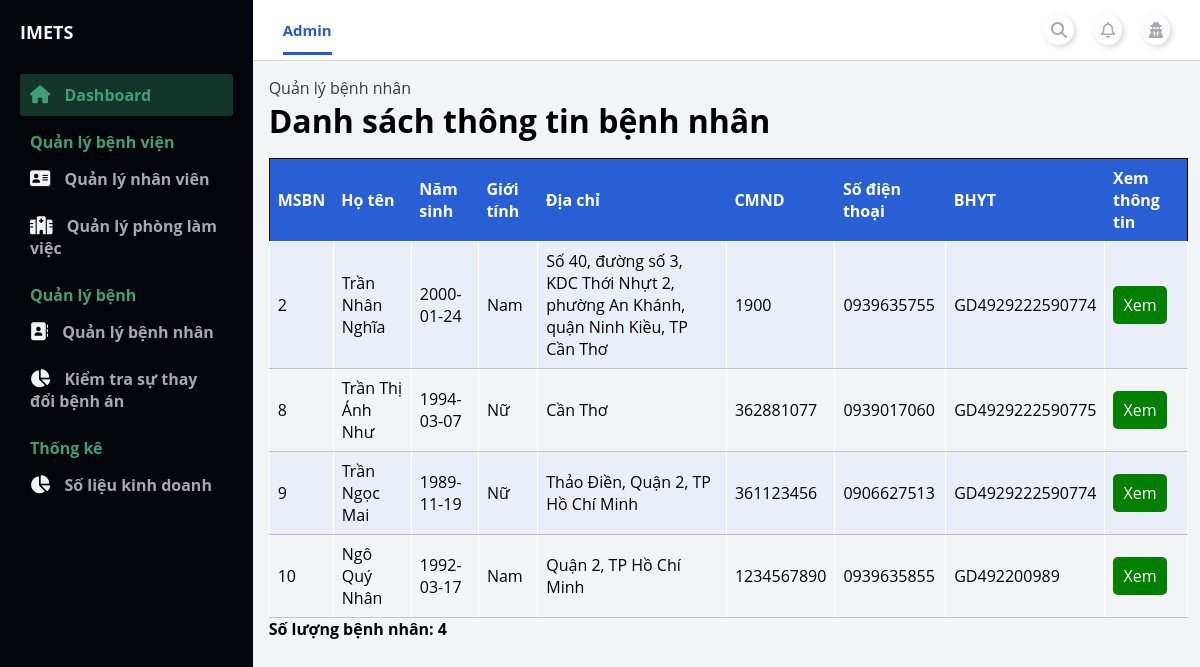
The app's page /admin/index.php?page_layout=list_patientManagement (signed in) with its own data.
### tables this page shows
CREATE TABLE `patient` (
  `ID_Patient` int(11) NOT NULL,
  `Name` varchar(100) NOT NULL,
  `DOB` date NOT NULL,
  `Sex` varchar(10) NOT NULL,
  `Address` varchar(200) DEFAULT NULL,
  `CMND` varchar(15) DEFAULT NULL,
  `PhoneNumber` varchar(25) NOT NULL,
  `ID_BHYT` varchar(20) DEFAULT NULL,
  `VoteRate` double NOT NULL,
  `UserName` varchar(100) NOT NULL,
  `Password` varchar(100) NOT NULL
);

### admin/modules_admin/patient_management/list_patientManagement.php (the view, shortened to what this page needs)
<main>
    <div class="container-table">
        <div class="link-nav-pages">
            <a href="">Quản lý bệnh nhân</a>
        </div>
        <div class="table-header">
            <h1>Danh sách thông tin bệnh nhân</h1>
        </div>
        <div class="table-body">
            <table class="table">
                <thead class="thead-dark">
                    <tr>
                        <th>MSBN</th>
                        <th>Họ tên</th>
                        <th>Năm sinh</th>
                        <th>Giới tính</th>
                        <th>Địa chỉ</th>
                        <th>CMND</th>
                        <th>Số điện thoại</th>
                        <th>BHYT</th>
                        <th>Xem thông tin</th>
                    </tr>
                </thead>
                <tbody>
                    <tr>
                        <?php
                            include './../config.php';
                            $sql = "SELECT * FROM patient";
                            $count_patient=0;
                            $query = mysqli_query($conn, $sql);
                            while($rows = mysqli_fetch_array($query)){ ?>
                            <tr>
                                <td><?php echo $rows["ID_Patient"] ?></td>
                                <td><?php echo $rows["Name"] ?></td>
                                <td><?php echo $rows["DOB"] ?></td>
                                <td><?php echo $rows["Sex"] ?></td>
                                <td><?php echo $rows["Address"] ?></td>
                                <td><?php echo $rows["CMND"] ?></td>
                                <td><?php echo $rows["PhoneNumber"] ?></td>
                                <td><?php echo $rows["ID_BHYT"] ?></td>
                                <?php $count_patient++ ?>
                                <td>
                                    <a href="./index.php?page_layout=patient_management&ID_Patient=<?php echo $rows["ID_Patient"] ?>" style="background-color: green;color: white;padding: 8px 10px;text-align: center;text-decoration: none;display: inline-block;border-radius: 5px;">
                                        Xem
                                    </a>
                                </td>
                            </tr>
                        <?php } ?>
                    </tr>
            </table>
            <p><b><?php echo 'Số lượng bệnh nhân: '. $count_patient ?></b></p>
        </div>
    </div>
</main>

### admin/modules_admin/style/index_admin.css (style rules this page uses)
:root { --white: #ffffff; --lightblue:#E9EEF9; --blue:#295FD5; --blacktext:#3B3B3B; --red: #E85253; --box-shadow:.5rem .5rem 0 rgba(22, 86, 160, 0.2); --text-shadow:.4rem .4rem 0 rgba(0, 0, 0, .2); --border:.2rem solid var(--blue); }
* { margin: 0; padding: 0; }
body { box-sizing: border-box; font-family: 'Open Sans', sans-serif; }

### admin/modules_admin/style/content_admin.css (style rules this page uses)
main { background: #f3f4f6; grid-area: main; overflow-y: auto; }

### admin/modules_admin/style/staff_management.css (style rules this page uses)
.container-table { width: 97%; margin: 1rem 1rem 0 1rem; }
.table { border-collapse: collapse; width: 100%; margin-top: 1rem; border: 1px solid rgb(0, 0, 0); }
.thead-dark { background-color: var(--blue); color: var(--white); }
th, td { text-align: left; padding: 0.5rem; }
tr:nth-child(even) { background-color: var(--lightblue); }

### admin/modules_admin/style/detail_staffManagement.css (style rules this page uses)
.link-nav-pages a { text-decoration: none; color: var(--blacktext); }

### admin/modules_admin/style/patient_management.css (style rules this page uses)
.personalInfoTable th, td { padding: 8px; text-align: left; border-bottom: 1px solid #c5c5c5; border-top: 1px solid #ffffff; border-right: 1px solid #ffffff; border-left: 1px solid #ffffff; }

### records on screen
patient: ID_Patient "2", Name "Trần Nhân Nghĩa", DOB "2000-01-24", Sex "Nam", Address "Số 40, đường số 3, KDC Thới Nhựt 2, phường An Khánh, quận Ninh Kiều, TP Cần Thơ", CMND "1900", PhoneNumber "0939635755", ID_BHYT "GD4929222590774"
patient: ID_Patient "8", Name "Trần Thị Ánh Như", DOB "1994-03-07", Sex "Nữ", Address "Cần Thơ", CMND "362881077", PhoneNumber "0939017060", ID_BHYT "GD4929222590775"
patient: ID_Patient "9", Name "Trần Ngọc Mai", DOB "1989-11-19", Sex "Nữ", Address "Thảo Điền, Quận 2, TP Hồ Chí Minh", CMND "361123456", PhoneNumber "0906627513", ID_BHYT "GD4929222590774"
patient: ID_Patient "10", Name "Ngô Quý Nhân", DOB "1992-03-17", Sex "Nam", Address "Quận 2, TP Hồ Chí Minh", CMND "1234567890", PhoneNumber "0939635855", ID_BHYT "GD492200989"

### other values on screen
$count_patient "4"
